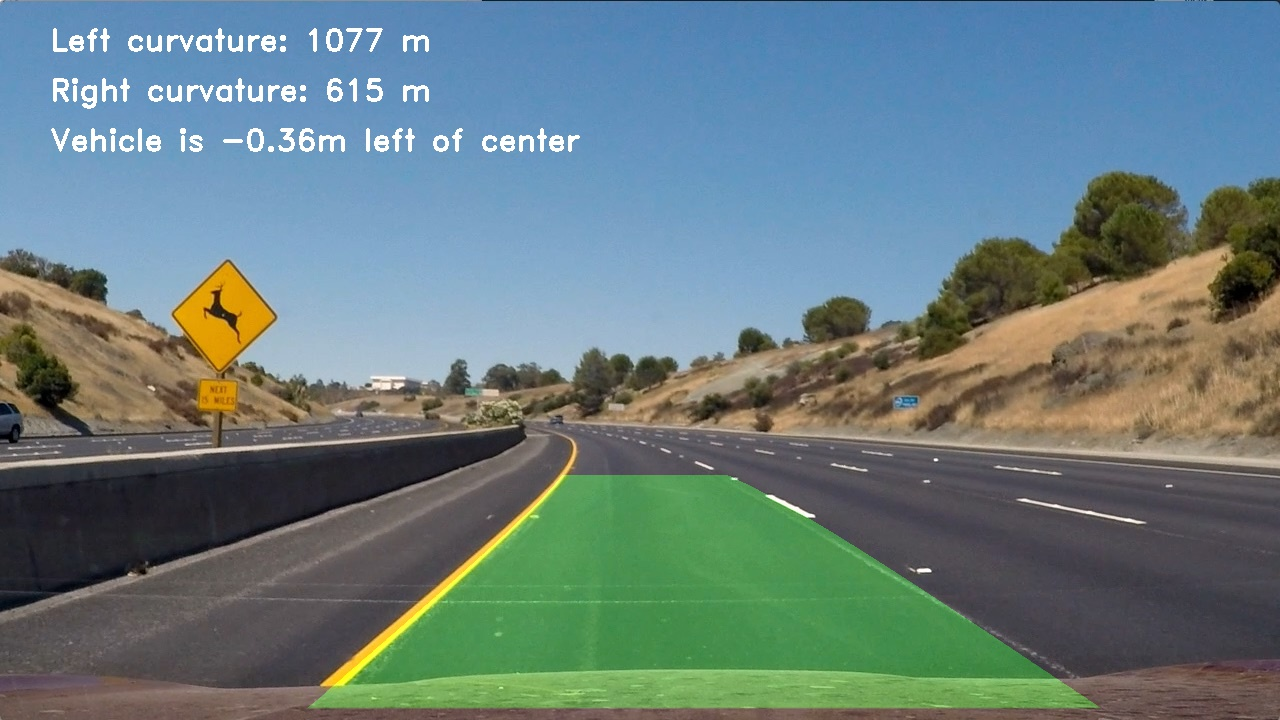
#> input picture output_images/lane_lines/test2.jpg, 1280 x 720 px, given as the content of the folder camera_cal, which was not available
$ python main.py --input output_images/lane_lines/test2.jpg --output out.png
#> lines starting #> are read from the running program, lines starting #| are printed output that depends on the picture; pictures that were not available may be replaced by others from this repository, and a replacement may not be noted
### camera_calibration.py
import os
import cv2
import numpy as np
import matplotlib.pyplot as plt
import matplotlib.image as mpimg


def get_calibration_coefficients(image_path, nx, ny):
#> called with image_path = 'camera_cal', nx = 9, ny = 6
    images = [mpimg.imread(os.path.join(image_path, image_file)) for image_file in os.listdir(image_path) if
              image_file.endswith('.jpg')]

    object_points = []
    image_points = []

    object_point = np.zeros((nx * ny, 3), np.float32)
    object_point[:, :2] = np.mgrid[0:nx, 0:ny].T.reshape(-1, 2)

    for image in images:
        gray = cv2.cvtColor(image, cv2.COLOR_BGR2GRAY)
        ret, corners = cv2.findChessboardCorners(gray, (nx, ny), None)

        if ret:
            image_points.append(corners)
            object_points.append(object_point)
#> this loop made 1 pass
#> ret on pass 1: False
#> pass 1, in get_calibration_coefficients, `gray = cv2.cvtColor(image, cv2.COLOR_BGR2GRAY)`:
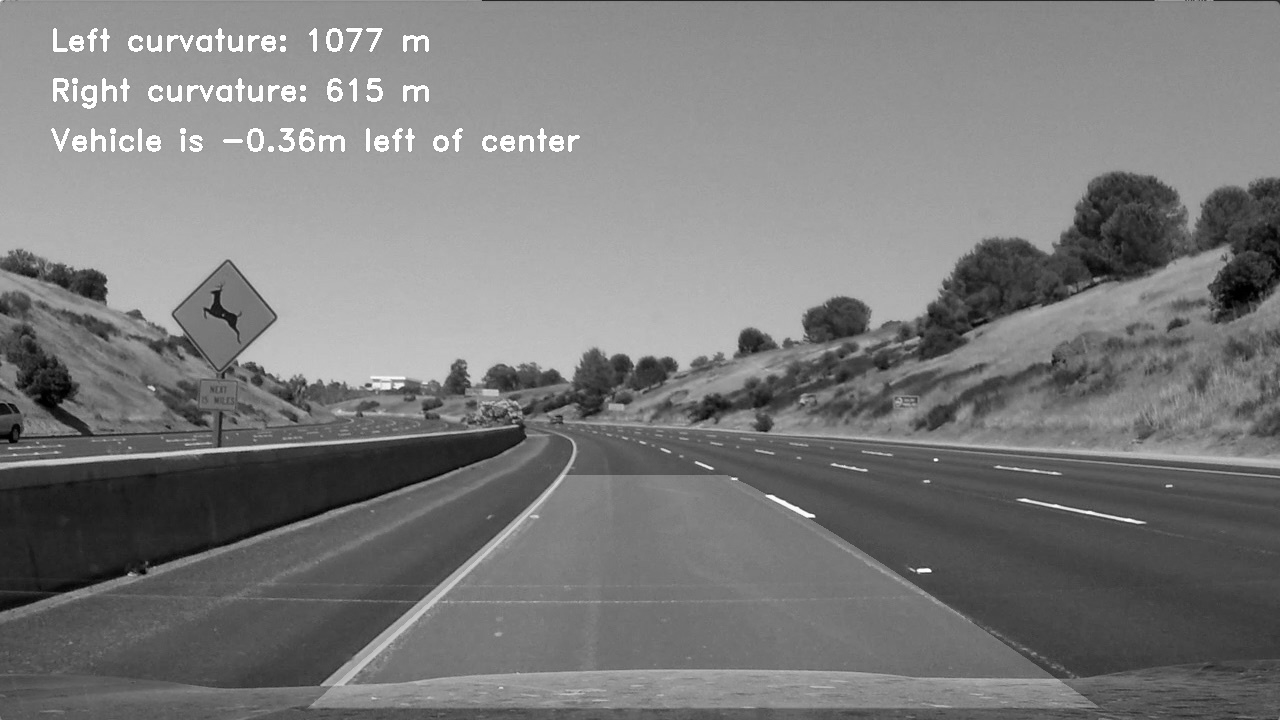
#> gray: shape (720, 1280); min 0, max 255, mean 122.9
#> after the loop, image_points = []; object_points = []

    gray_image_shape = cv2.cvtColor(images[0], cv2.COLOR_BGR2GRAY).shape[::-1]
#> gray_image_shape = (1280, 720)

#> (the run stopped early here; a loop or call above may not have finished)

$ run again, on output_images/lane_lines/test3.jpg
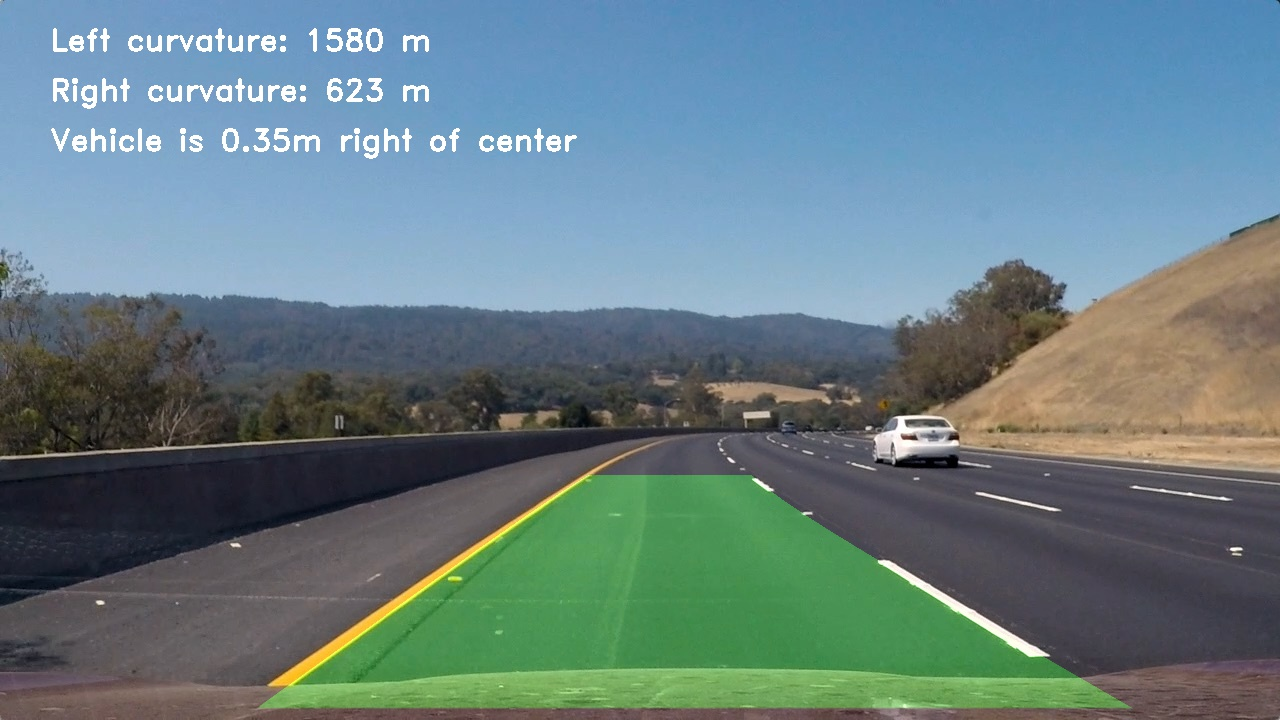
#> input picture output_images/lane_lines/test3.jpg, 1280 x 720 px, given as the content of the folder camera_cal, which was not available
#> the loop in get_calibration_coefficients, `for image in images:` made 1 pass
#> ret on pass 1: False
#> pass 1, in get_calibration_coefficients, `gray = cv2.cvtColor(image, cv2.COLOR_BGR2GRAY)`:
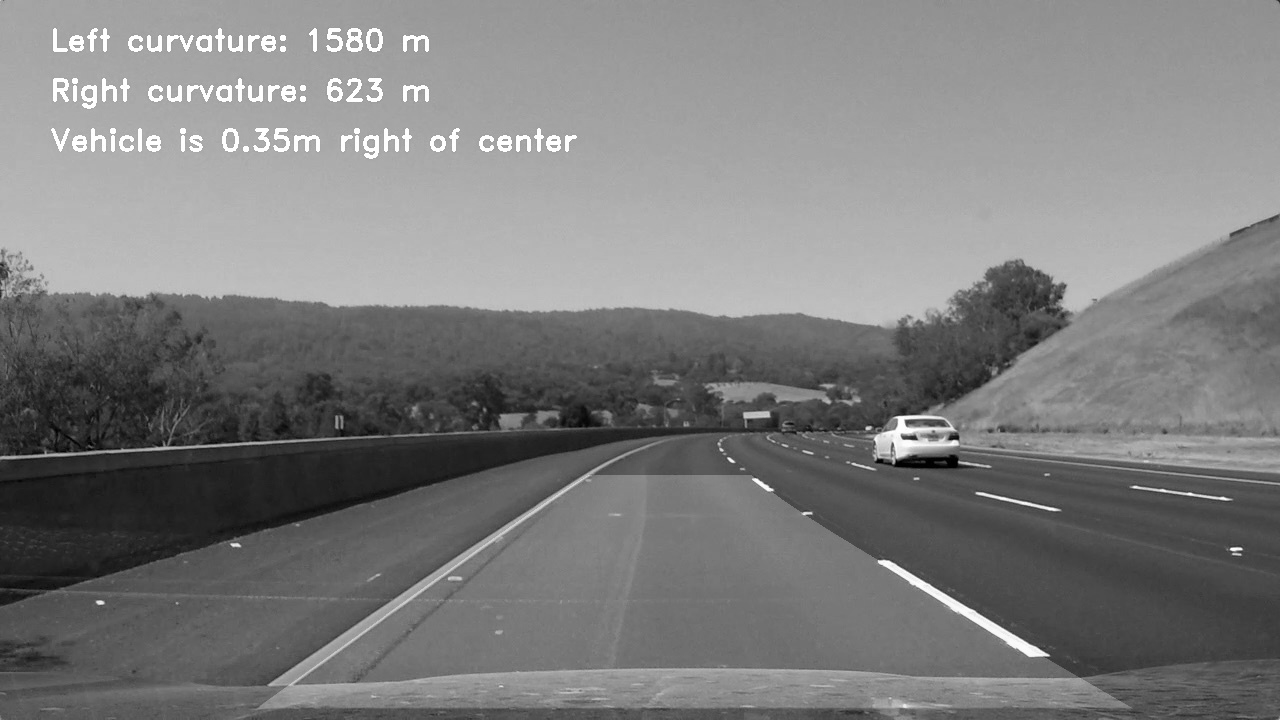
#> gray: shape (720, 1280); min 0, max 255, mean 125
#> after the loop in get_calibration_coefficients, `for image in images:`: image_points = []

$ run again, on output_images/lane_lines/test4.jpg
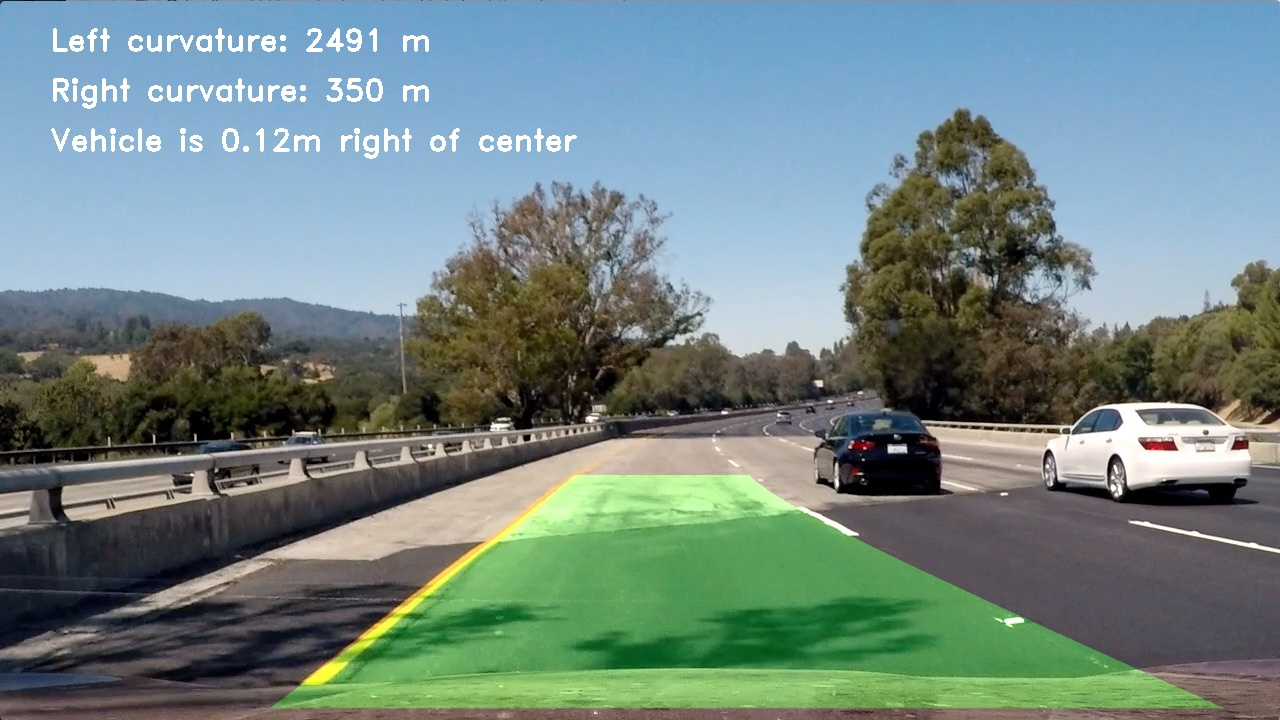
#> input picture output_images/lane_lines/test4.jpg, 1280 x 720 px, given as the content of the folder camera_cal, which was not available
#> the loop in get_calibration_coefficients, `for image in images:` made 1 pass
#> ret on pass 1: False
#> pass 1, in get_calibration_coefficients, `gray = cv2.cvtColor(image, cv2.COLOR_BGR2GRAY)`:
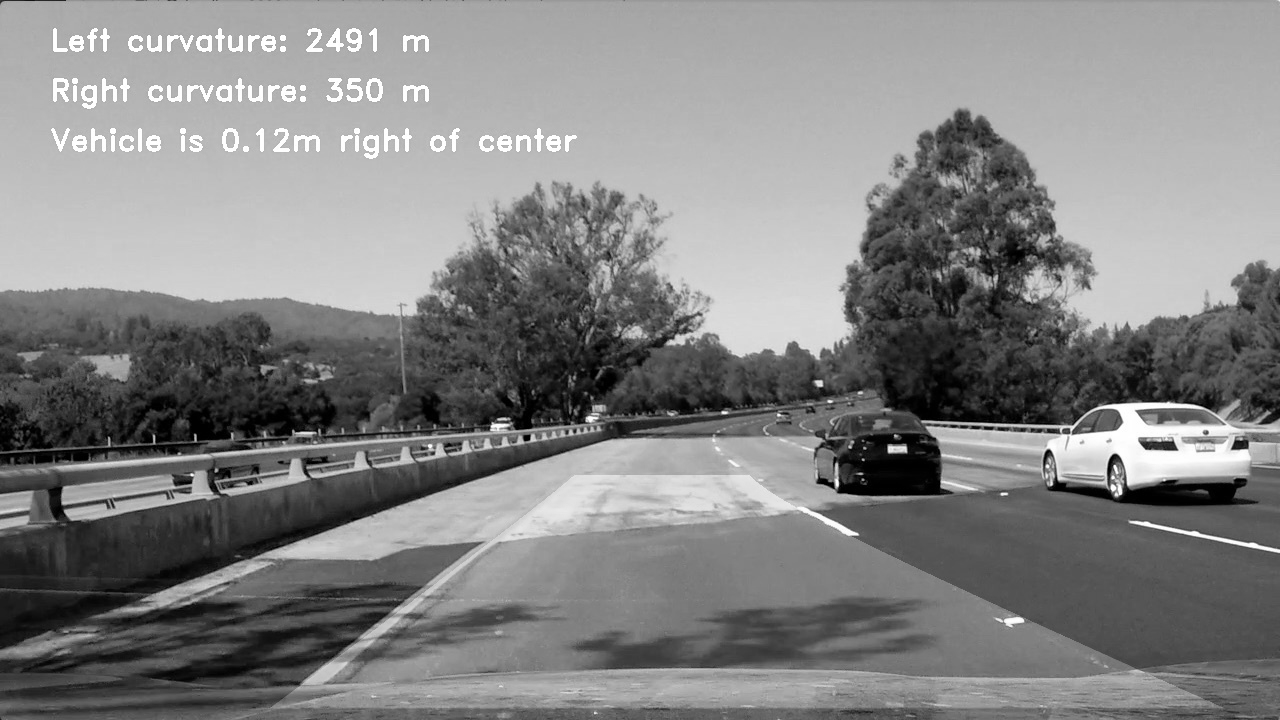
#> gray: shape (720, 1280); min 0, max 255, mean 130.9
#> after the loop in get_calibration_coefficients, `for image in images:`: image_points = []
